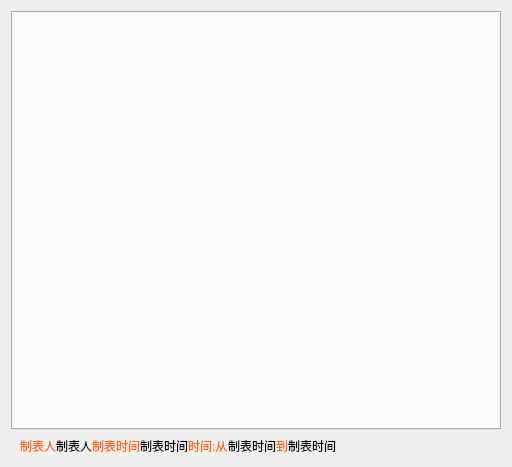
<?xml version="1.0" encoding="UTF-8"?>
<ui version="4.0">
 <class>Dialog</class>
 <widget class="QDialog" name="Dialog">
  <property name="geometry">
   <rect>
    <x>0</x>
    <y>0</y>
    <width>512</width>
    <height>467</height>
   </rect>
  </property>
  <property name="windowTitle">
   <string>Dialog</string>
  </property>
  <layout class="QVBoxLayout" name="verticalLayout_2">
   <item>
    <layout class="QVBoxLayout" name="verticalLayout">
     <item>
      <widget class="QTabWidget" name="tabWidget">
       <property name="currentIndex">
        <number>-1</number>
       </property>
      </widget>
     </item>
     <item>
      <widget class="QFrame" name="frame_3">
       <property name="frameShape">
        <enum>QFrame::NoFrame</enum>
       </property>
       <property name="frameShadow">
        <enum>QFrame::Raised</enum>
       </property>
       <layout class="QHBoxLayout" name="horizontalLayout_3">
        <property name="spacing">
         <number>0</number>
        </property>
        <property name="topMargin">
         <number>0</number>
        </property>
        <property name="bottomMargin">
         <number>0</number>
        </property>
        <item>
         <widget class="QLabel" name="label_10">
          <property name="styleSheet">
           <string notr="true">color:#ff650b;</string>
          </property>
          <property name="text">
           <string>制表人</string>
          </property>
         </widget>
        </item>
        <item>
         <widget class="QLabel" name="label_operator">
          <property name="text">
           <string>制表人</string>
          </property>
         </widget>
        </item>
        <item>
         <widget class="QLabel" name="label_11">
          <property name="styleSheet">
           <string notr="true">color:#ff650b;</string>
          </property>
          <property name="text">
           <string>制表时间</string>
          </property>
         </widget>
        </item>
        <item>
         <widget class="QLabel" name="label_operattime">
          <property name="text">
           <string>制表时间</string>
          </property>
         </widget>
        </item>
        <item>
         <widget class="QLabel" name="label_14">
          <property name="styleSheet">
           <string notr="true">color:#ff650b;</string>
          </property>
          <property name="text">
           <string>时间:从</string>
          </property>
         </widget>
        </item>
        <item>
         <widget class="QLabel" name="label_timefrom">
          <property name="text">
           <string>制表时间</string>
          </property>
         </widget>
        </item>
        <item>
         <widget class="QLabel" name="label_15">
          <property name="styleSheet">
           <string notr="true">color:#ff650b;</string>
          </property>
          <property name="text">
           <string>到</string>
          </property>
         </widget>
        </item>
        <item>
         <widget class="QLabel" name="label_timeto">
          <property name="text">
           <string>制表时间</string>
          </property>
         </widget>
        </item>
        <item>
         <spacer name="horizontalSpacer">
          <property name="orientation">
           <enum>Qt::Horizontal</enum>
          </property>
          <property name="sizeHint" stdset="0">
           <size>
            <width>40</width>
            <height>20</height>
           </size>
          </property>
         </spacer>
        </item>
       </layout>
      </widget>
     </item>
    </layout>
   </item>
  </layout>
 </widget>
 <resources/>
 <connections/>
</ui>
